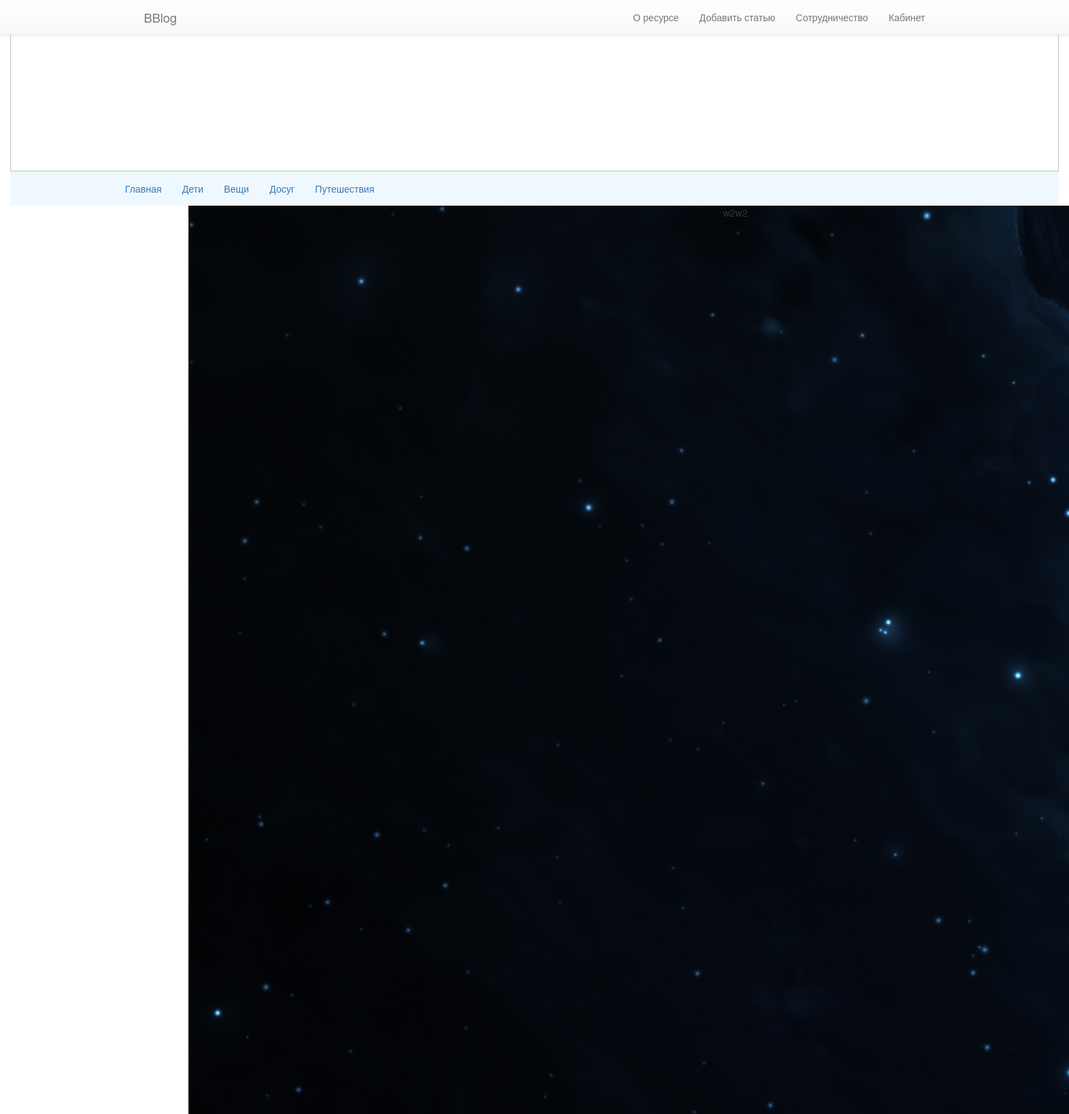
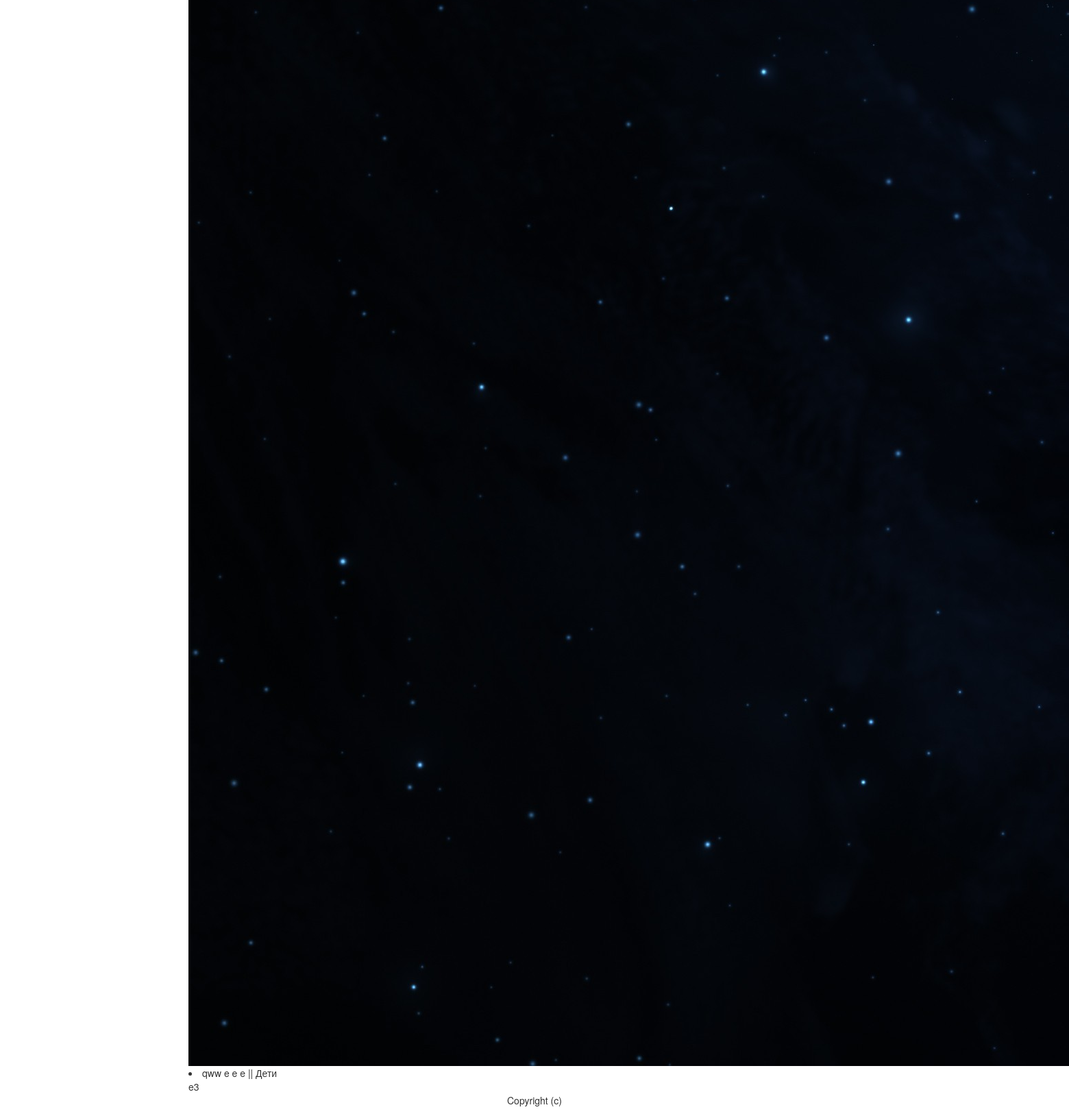
The app's page /, older data (2 pictures, top to bottom).
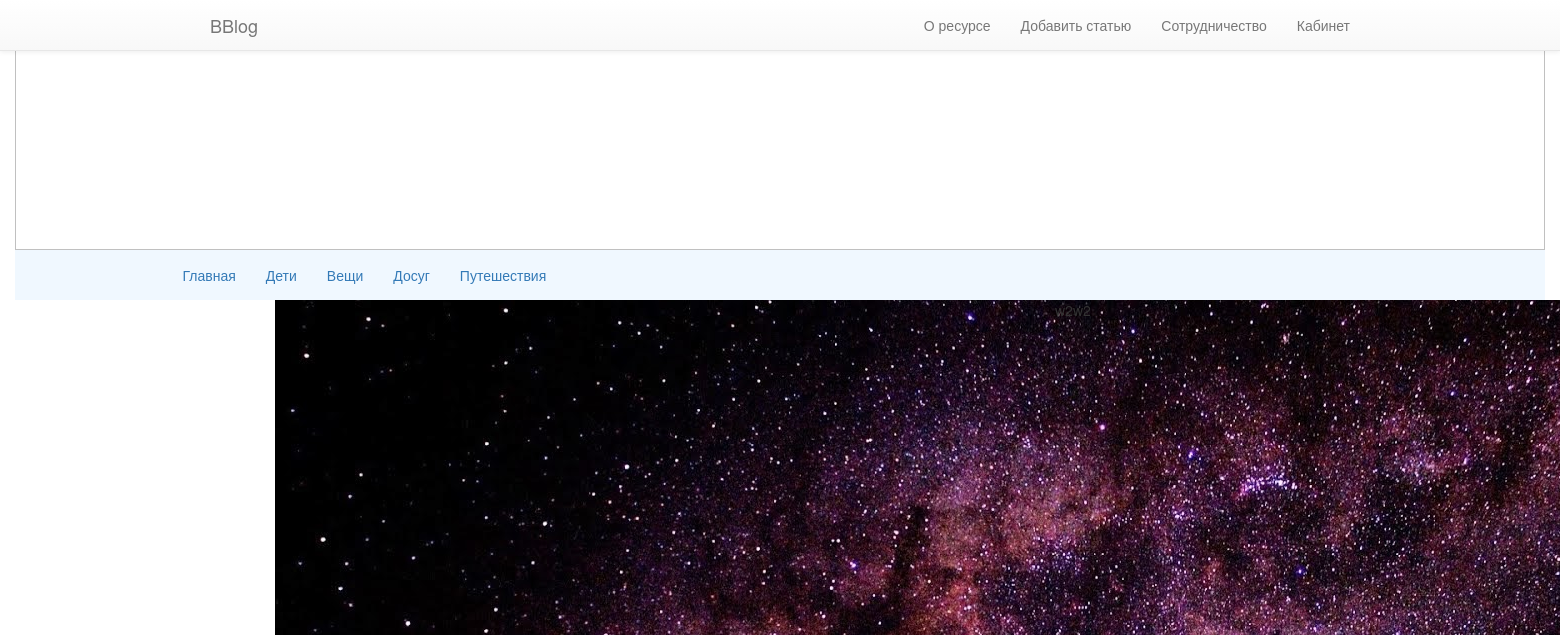
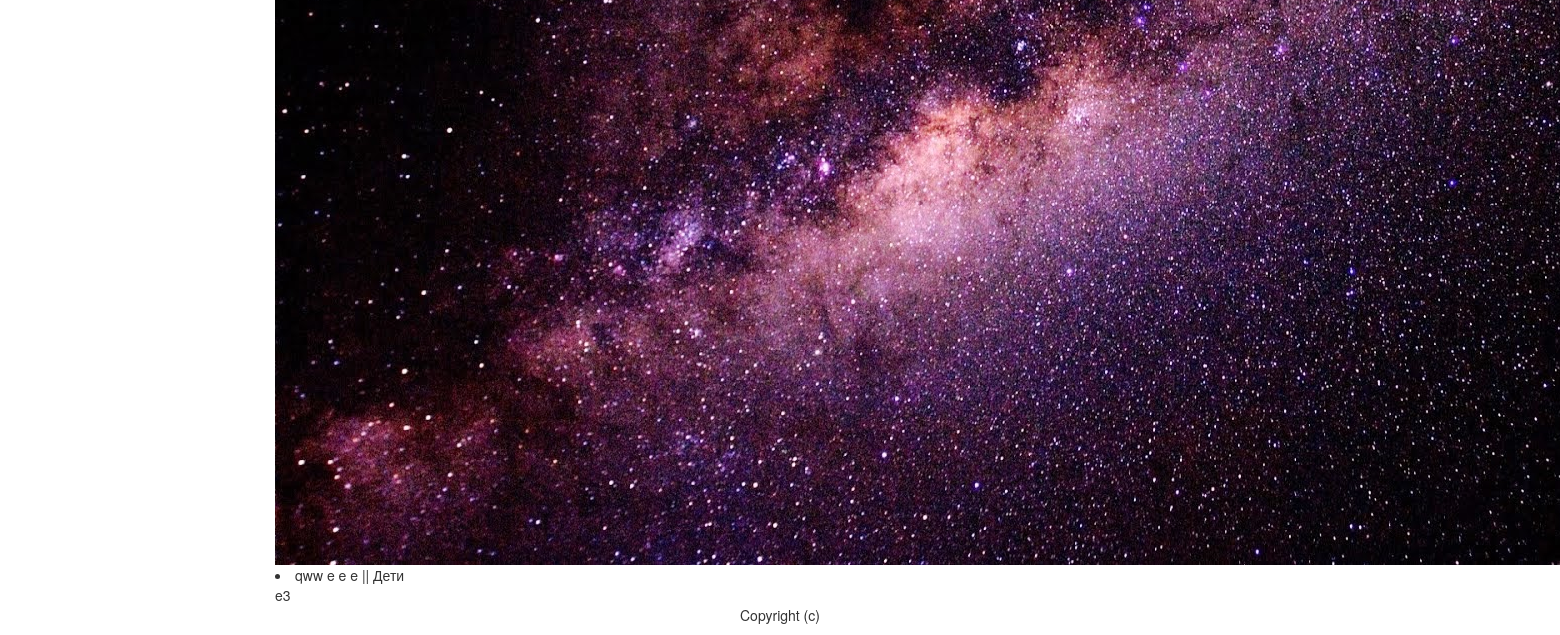
The same page, newer data (2 pictures, top to bottom).
### news/models.py (models this page shows, shortened)
class SingleNews(models.Model):
    user = models.ForeignKey(settings.AUTH_USER_MODEL, blank=True, null=True)
    title = models.CharField(max_length=120, blank=False)
    previewText = models.TextField(max_length=260, blank=True)
    fullText = models.TextField()
    publish = models.DateField(auto_now=False, auto_now_add=False)
    updated = models.DateTimeField(auto_now=True, auto_now_add=False)
    timestamp = models.DateTimeField(auto_now=False, auto_now_add=True)
    slug = models.SlugField(unique=True)
    image = models.ImageField(upload_to=upload_location,
                              null=True, blank=True,
                              height_field='height_field',
                              width_field='width_field')
    height_field = models.IntegerField(default=0)
    width_field = models.IntegerField(default=0)
    CH = u'Дети'
    TH = u'Вещи'
    DS = u'Досуг'
    TR = u'Путешествия'
    CATEGORY_CHOICES = (
        (CH, u'Дети'),
        (TH, u'Вещи'),
        (DS, u'Досуг'),
        (TR, u'Путешествия'),
    )
    category = models.CharField(max_length=40, choices=CATEGORY_CHOICES, default=CH)
    objects = PostManager()

### news/views.py (the view)
# urls.py: url(r'^$', MainListView.as_view()),
class MainListView(ListView):
    queryset = SingleNews.objects.all()
    template_name = 'index.html'

### templates/index.html (shortened to what this page needs)
{% extends "base.html" %}
{% block content %}
        {% for obj in object_list %}
            <img src="{{ obj.image.url }}">
            <li>{{ obj.title }} || {{ obj.category }}</li>
        {% endfor %}
{% endblock content %}

Row changes from the older to the newer data that the page shows:
changed SingleNews "qww e e e": image: a different picture
